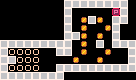

A level layout from a 2D game, rendered from its tile map. Below: a short description, then the map file with its tile-grid data intact:
An orthogonal 17x10 tile map with 8x8 px tiles, 1 tile layer (tiles).

<map version="1.0" tiledversion="1.0.2" orientation="orthogonal" renderorder="left-up" width="17" height="10" tilewidth="8" tileheight="8" nextobjectid="1">
 <tileset firstgid="1" source="tileset.tsx" />
 <layer name="tiles" width="17" height="10">
  <data encoding="csv">
0,0,0,0,0,0,0,0,5,5,5,5,5,5,5,5,0,0,0,0,0,0,0,0,0,5,0,0,0,0,0,3,5,0,0,0,0,0,0,0,0,0,5,0,1,5,1,0,5,5,0,0,0,0,0,0,0,0,0,5,0,1,0,0,1,5,0,0,0,0,0,0,0,0,0,0,5,5,1,0,1,0,5,0,0,5,5,5,5,5,5,5,5,5,0,1,0,5,0,5,5,5,5,2,2,2,2,0,0,5,5,0,1,0,0,1,0,0,5,5,5,2,2,2,0,0,0,0,1,0,0,1,0,0,0,5,5,2,2,2,2,0,0,5,5,5,5,5,5,5,5,5,5,5,5,5,5,5,5,5,5,0,0,0,0,0,0,0,0,0
</data>
 </layer>
</map>
